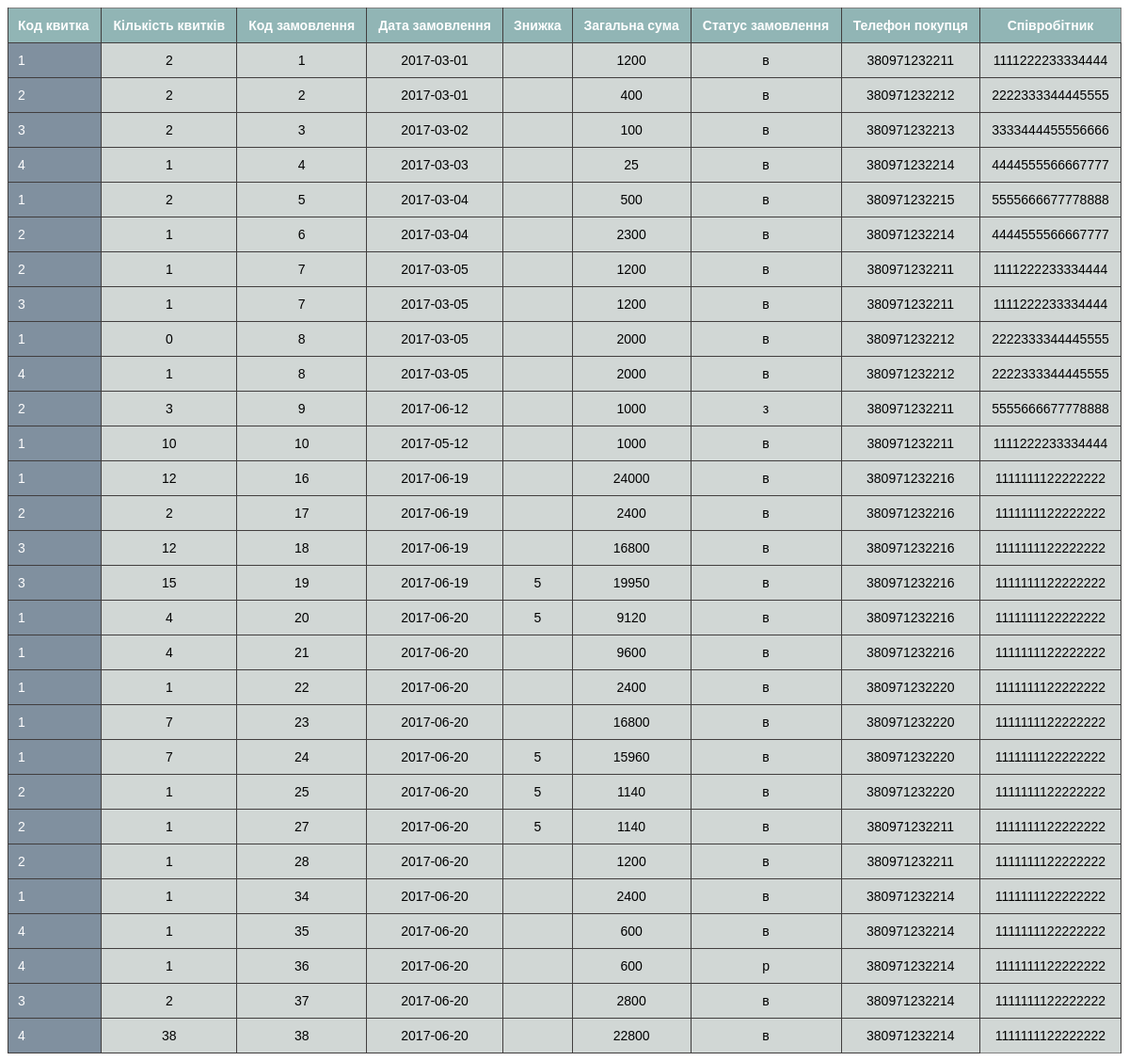
The app's page /includes/tio_table.php, older data.
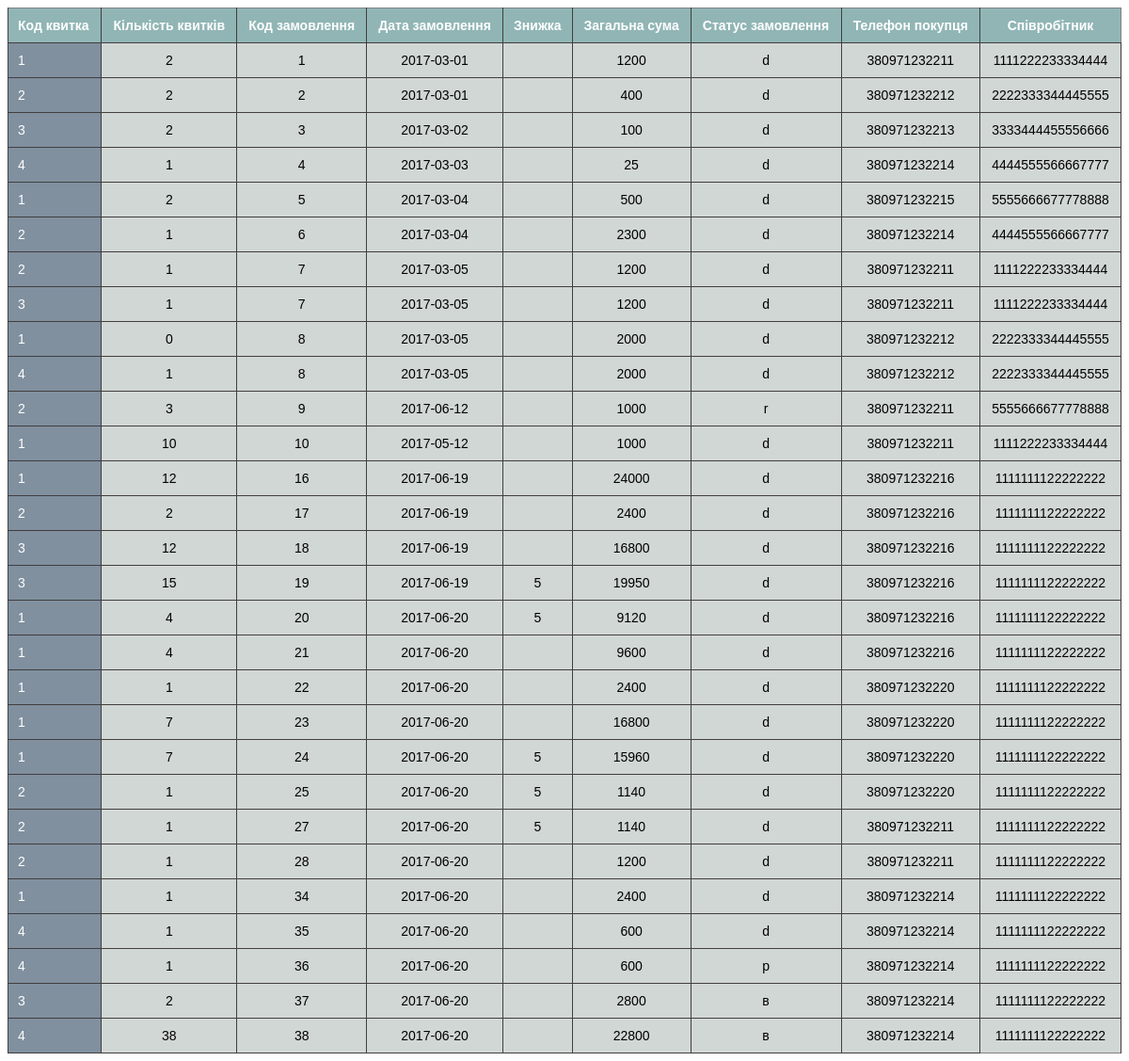
The same page, newer data.
### tables this page shows
CREATE TABLE IF NOT EXISTS `ticket_in_order` (
  `account_number` int(11) NOT NULL,
  `ticket_code` int(11) NOT NULL,
  `quantity_of_tickets` int(11) NOT NULL DEFAULT '0',
  PRIMARY KEY (`account_number`,`ticket_code`),
  KEY `ticket_code` (`ticket_code`)
);

CREATE TABLE IF NOT EXISTS `orders` (
  `account_number` int(11) NOT NULL AUTO_INCREMENT,
  `purchase_date` date NOT NULL,
  `discount` int(11) DEFAULT NULL,
  `total_price` decimal(10,0) NOT NULL,
  `order_status` varchar(1) NOT NULL,
  `buyer_phone` varchar(13) NOT NULL,
  `bank_details_empl` varchar(16) NOT NULL,
  PRIMARY KEY (`account_number`),
  KEY `orders_ibfk_1` (`buyer_phone`),
  KEY `bank_details_empl` (`bank_details_empl`)
);

### includes/tio_table.php (the view, shortened to what this page needs)
<?php
include 'helpers/db.php';
$tbl = mysqli_query($connection, "SELECT * FROM `Ticket_In_Order` INNER JOIN `Orders` ON `Orders`.`account_number`=`Ticket_In_Order`.`account_number` ORDER BY `Ticket_In_Order`.`account_number`");
$table = "<table border='1' cellpadding='5'  width=100%>";
$table .= "<tr>";
	  $table .= "<th>Код квитка</th>";
      $table .= "<th>Кількість квитків</th>";
	  $table .= "<th>Код замовлення</th>";
      $table .= "<th>Дата замовлення</th>";
      $table .= "<th>Знижка</th>";
      $table .= "<th>Загальна сума</th>";
      $table .= "<th>Статус замовлення</th>";
      $table .= "<th>Телефон покупця</th>";
      $table .= "<th>Співробітник</th>";
while ($row = mysqli_fetch_assoc($tbl))
    {
    if($row['discount'] == 0){
        $row['discount'] = "";
    }
      $table .= "<tr>";
      $table .= "<td>".$row['ticket_code']."</td>";
	  $table .= "<td>".$row['quantity_of_tickets']."</td>";
      $table .= "<td>".$row['account_number']."</td>";
      $table .= "<td>".$row['purchase_date']."</td>";
      $table .= "<td>".$row['discount']."</td>";
      $table .= "<td>".$row['total_price']."</td>";
      $table .= "<td>".$row['order_status']."</td>";
      $table .= "<td>".$row['buyer_phone']."</td>";
      $table .= "<td>".$row['bank_details_empl']."</td>";
    }
      $table .= "</table> ";
      echo $table;
?>

Row changes from the older to the newer data that the page shows:
changed through a linked row, ticket_in_order (number 1 of 29 on the later page): account_number.order_status "в" → "d"
changed through a linked row, ticket_in_order (number 2 of 29 on the later page): account_number.order_status "в" → "d"
changed through a linked row, ticket_in_order (number 3 of 29 on the later page): account_number.order_status "в" → "d"
changed through a linked row, ticket_in_order (number 4 of 29 on the later page): account_number.order_status "в" → "d"
changed through a linked row, ticket_in_order (number 5 of 29 on the later page): account_number.order_status "в" → "d"
changed through a linked row, ticket_in_order (number 6 of 29 on the later page): account_number.order_status "в" → "d"
changed through a linked row, ticket_in_order (number 7 of 29 on the later page): account_number.order_status "в" → "d"
changed through a linked row, ticket_in_order (number 8 of 29 on the later page): account_number.order_status "в" → "d"
changed through a linked row, ticket_in_order (number 9 of 29 on the later page): account_number.order_status "в" → "d"
changed through a linked row, ticket_in_order (number 10 of 29 on the later page): account_number.order_status "в" → "d"
changed through a linked row, ticket_in_order (number 11 of 29 on the later page): account_number.order_status "з" → "r"
changed through a linked row, ticket_in_order (number 12 of 29 on the later page): account_number.order_status "в" → "d"
changed through a linked row, ticket_in_order (number 13 of 29 on the later page): account_number.order_status "в" → "d"
changed through a linked row, ticket_in_order (number 14 of 29 on the later page): account_number.order_status "в" → "d"
changed through a linked row, ticket_in_order (number 15 of 29 on the later page): account_number.order_status "в" → "d"
changed through a linked row, ticket_in_order (number 16 of 29 on the later page): account_number.order_status "в" → "d"
changed through a linked row, ticket_in_order (number 17 of 29 on the later page): account_number.order_status "в" → "d"
changed through a linked row, ticket_in_order (number 18 of 29 on the later page): account_number.order_status "в" → "d"
changed through a linked row, ticket_in_order (number 19 of 29 on the later page): account_number.order_status "в" → "d"
changed through a linked row, ticket_in_order (number 20 of 29 on the later page): account_number.order_status "в" → "d"
changed through a linked row, ticket_in_order (number 21 of 29 on the later page): account_number.order_status "в" → "d"
changed through a linked row, ticket_in_order (number 22 of 29 on the later page): account_number.order_status "в" → "d"
changed through a linked row, ticket_in_order (number 23 of 29 on the later page): account_number.order_status "в" → "d"
changed through a linked row, ticket_in_order (number 24 of 29 on the later page): account_number.order_status "в" → "d"
changed through a linked row, ticket_in_order (number 25 of 29 on the later page): account_number.order_status "в" → "d"
changed through a linked row, ticket_in_order (number 26 of 29 on the later page): account_number.order_status "в" → "d"
